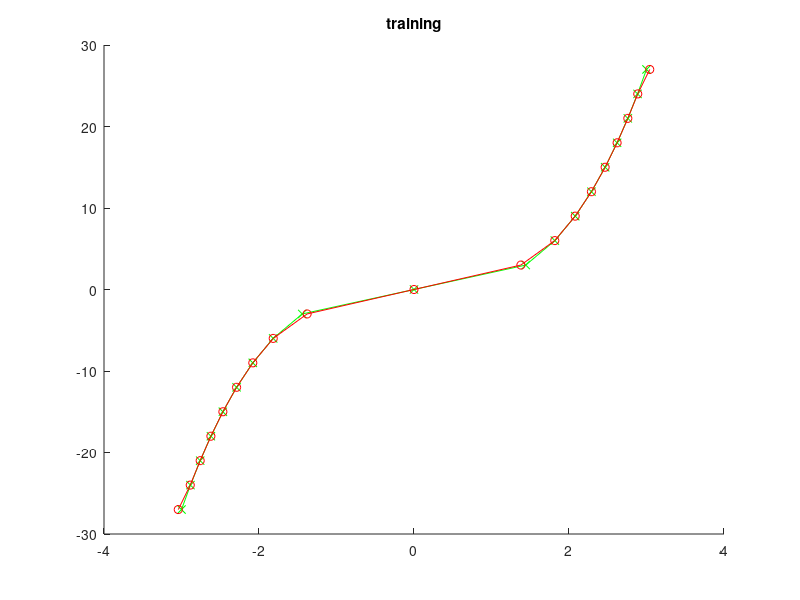
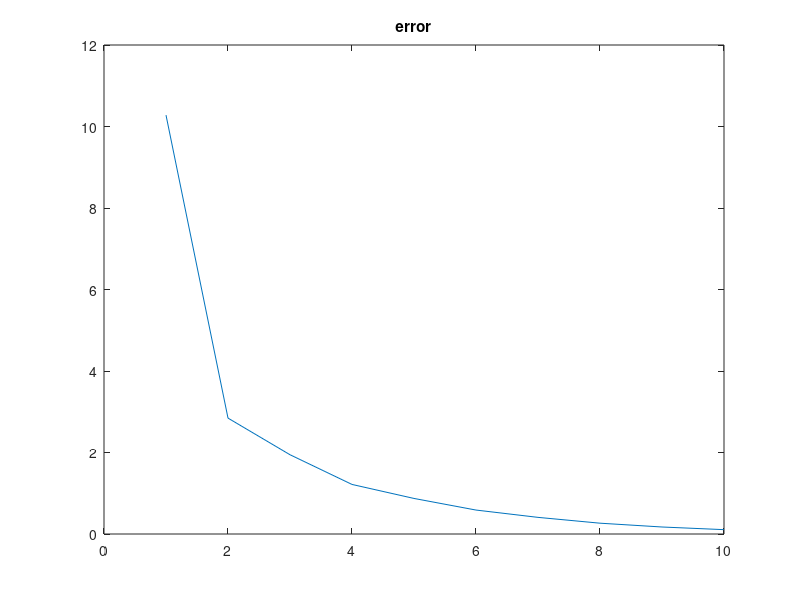
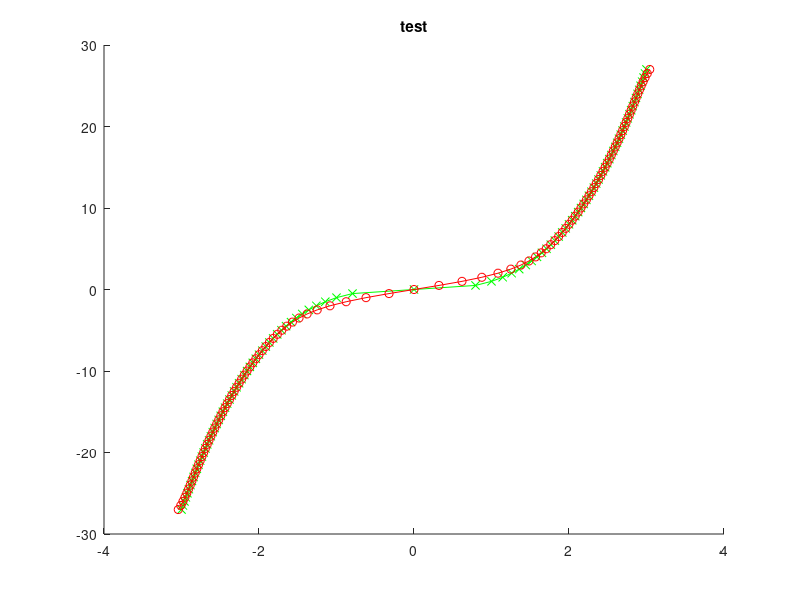
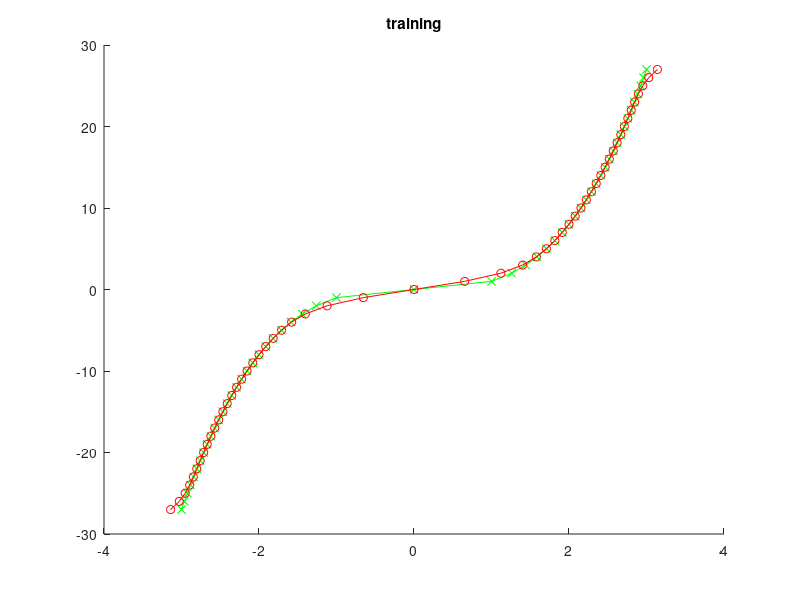

Reproduce these figures in MATLAB, in order.
close all;

testCase = 3;

switch testCase
    case 1
        steps = [0.25, 0.025, 0.0025, 0.00025];
    case 2
        steps = [3, 1, 0.5];
    case 3
        steps = [3, 1, 0.5];
    case 4
        steps = [0.11, 0.055, 0.011];
end

terror = zeros(length(steps), 1);
c = 0;
for sid = 1:length(steps)
    step = steps(sid);
    
    switch testCase
        case 1
            h = @(x) sin(x);
            g = @(x) asin(x);
            y0 = [-1:step:1]';
            x0 = g(y0);
            ystar = [-1:0.05:1]';
        case 2
            h = @(x) exp(x);
            g = @(x) log(x);    
            y0 = [1:step:28]';
            x0 = g(y0);
            ystar = [1:0.5:28]';
        case 3
            h = @(x) x.^3;
            g = @(x) nthroot(x, 3);
            y0 = [-27:step:27]';
            x0 = g(y0);
            ystar = [-27:0.5:27]';
        case 4
            h = @(x) erf(x);
            g = @(x) erfinv(x);
            y0 = [-0.99:step:0.99]';
            x0 = g(y0);
            ystar = [-0.99:0.03:0.99]';
    end
    
    n = 10;
    
    % train model
    R = cell(n,1);      x = cell(n, 1);
    phi = cell(n, 1);   error = zeros(n, 1);
    x{1} = repmat(c, length(x0), 1);
    error(1) = norm(x{1} - x0);
    for k=2:n
        dx = x0 - x{k-1};
        phi{k-1} = h(x{k-1});
        dphi = y0 - phi{k-1};
        R{k-1} = (dphi'*dphi)\(dphi'*dx);
        b{k-1} = mean(dx) - R{k-1} * mean(dphi);
        x{k} = x{k-1} + R{k-1} * dphi;
        error(k) = norm(x{k} - x0);
    end
    
    figure; hold on;
    plot(x0, y0, '-gx');
    plot(x{n}, y0, '-ro');
    title('training');
    
    figure; plot(error);
    title('error');
    
    % test it
    xstar = cell(n, 1);
    xstar{1} = repmat(c, length(ystar), 1);
    for k=2:n
        xstar{k} = xstar{k-1} + R{k-1} * (ystar - h(xstar{k-1})) + b{k-1};
    end
    diffx = xstar{n} - g(ystar);
    diffx = diffx(2:end-1);
    terror(sid) = sqrt((diffx'*diffx)/length(xstar))
    figure; hold on;
    plot(g(ystar), ystar, '-gx');
    plot(xstar{n}, ystar, '-ro');
    title('test');
end

figure; plot(log(steps), terror, '-x');